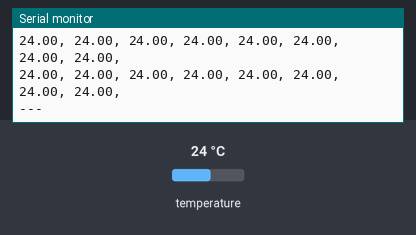
Simulated run of this sketch. Board: Arduino Uno, built with avr-gcc and run on an emulated ATmega328P. On the bench: the last lines printed to the serial monitor. The inputs (shaded band) are chosen by the test bench; at power-on: temperature 24 °C.

Above: at 2.2 s.
2.3 s: temperature set to 12 °C
At 2.6 s:
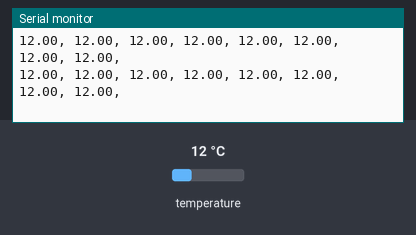
5.3 s: temperature set to 19 °C
At 5.74 s:
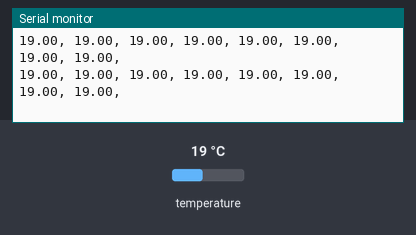
6.8 s: temperature set to 33 °C
At 7.08 s:
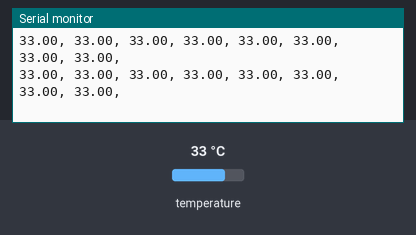
Timing chart, 0 to 9.8 s (numbered marks = the images above; inputs shaded):
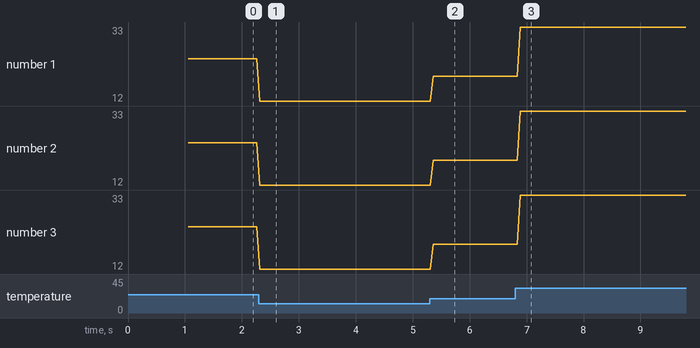

Measured:
- after the input at 2.3 s, the serial monitor: prints a new line at once (image 1)
- after the input at 5.3 s, the serial monitor: prints a new line after 0.06 s (image 2)
- after the input at 6.8 s, the serial monitor: prints a new line after 0.09 s (image 3)
- plotted number 1: 24 → 12 after the input at 2.3 s, 12 → 19 after the input at 5.3 s, 19 → 33 after the input at 6.8 s
- plotted number 2: 24 → 12 after the input at 2.3 s, 12 → 19 after the input at 5.3 s, 19 → 33 after the input at 6.8 s
- plotted number 3: 24 → 12 after the input at 2.3 s, 12 → 19 after the input at 5.3 s, 19 → 33 after the input at 6.8 s

The sketch:

EDD_FinalProject_Code.ino
```cpp
#include <Wire.h>
#include <Adafruit_AMG88xx.h>

// Create the sensor object
Adafruit_AMG88xx amg;

// Create an array to hold the 64 temperature readings
float pixels[AMG88xx_PIXEL_ARRAY_SIZE];

void setup() {
  // Start the serial connection at the high speed the website needs
  Serial.begin(115200);

  // Give the serial connection a second to start up
  delay(1000);

  Serial.println("Starting up the AMG8833 Thermal Sensor...");

  // Try to connect to the sensor (using the default address)
  bool status = amg.begin();
  if (!status) {
    Serial.println("Error: Could not find the AMG8833 sensor! Check your wiring.");
    while (1); // Freeze the code here if the sensor isn't found
  }

  Serial.println("Sensor found! Starting to read temperatures...");
  delay(50); // Short pause before starting the loop
}

void loop() {
  // Read all 64 pixels from the sensor and store them in the 'pixels' array
  amg.readPixels(pixels);

  // Loop through all 64 pixels and print them to the Serial port
  for (int i = 1; i <= AMG88xx_PIXEL_ARRAY_SIZE; i++) {

    // Print the temperature of the current pixel (in Celsius)
    Serial.print(pixels[i-1]);
    Serial.print(", ");

    // Create a new line every 8 pixels so it looks like an 8x8 grid on your screen
    if( i % 8 == 0 ) {
      Serial.println();
    }
  }

  // Print the specific separator the website needs to finish the frame
  Serial.println("---");

  // Wait 50 milliseconds before taking the next picture for high framerate
  delay(50);
}
```
